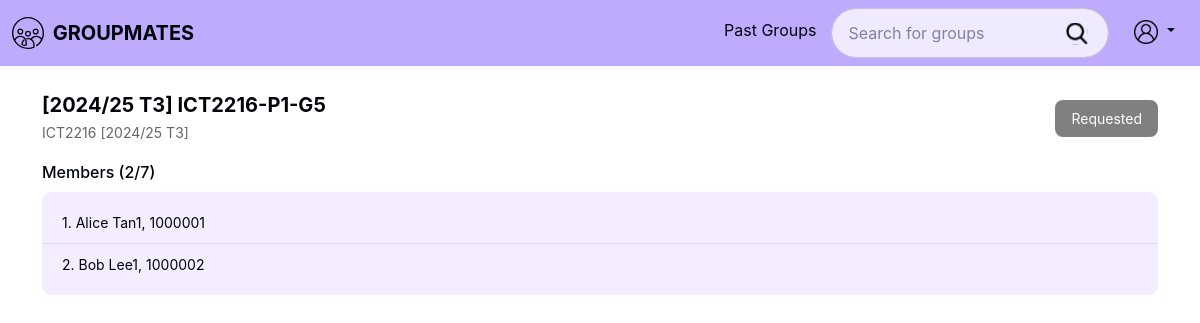
Page /group_info.php?groupId=1 (signed in) on the earlier database version.
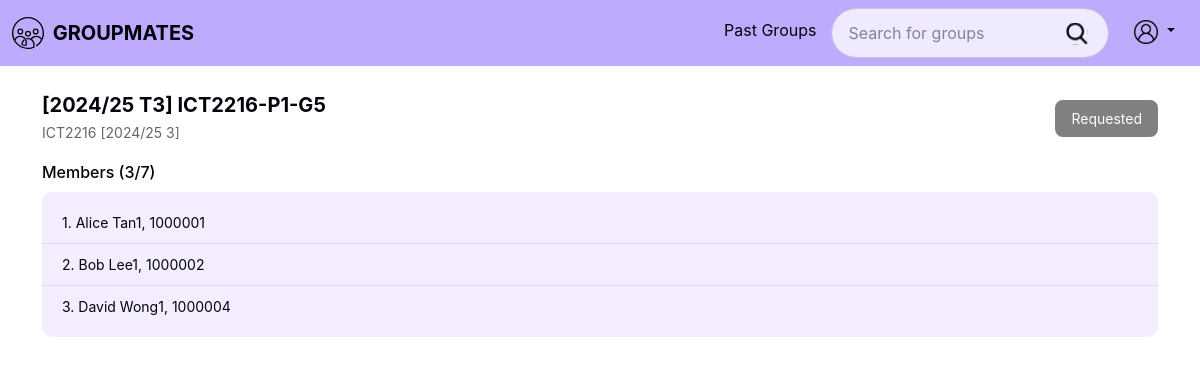
Same page on the later database version.
### tables this page shows
CREATE TABLE `groups` (
  groupId INT AUTO_INCREMENT PRIMARY KEY,
  groupName VARCHAR(255) NOT NULL,
  acadYear VARCHAR(20) NOT NULL,
  trimester VARCHAR(10) NOT NULL,
  moduleCode VARCHAR(20) NOT NULL,
  labGroupCode VARCHAR (10) NULL,
  groupNumber INT NOT NULL,
  noOfMembers INT NOT NULL DEFAULT 0,
  maxGroupSize INT NOT NULL,
  groupStatus ENUM('active', 'inactive', 'closed') NOT NULL, 
  FOREIGN KEY (moduleCode) REFERENCES modules (moduleCode) ON DELETE RESTRICT,
  FOREIGN KEY (labGroupCode, moduleCode) REFERENCES labGroups (labGroupCode, moduleCode) ON DELETE RESTRICT
);

CREATE TABLE groupMembers (
  groupMembersId INT AUTO_INCREMENT PRIMARY KEY,
  groupId INT NOT NULL,
  studentId INT NOT NULL,
  role ENUM('admin', 'member') NOT NULL,
  FOREIGN KEY (groupId) REFERENCES `groups`(groupId) ON DELETE CASCADE,
  FOREIGN KEY (studentId) REFERENCES students(studentId) ON DELETE CASCADE
);

CREATE TABLE students (
  studentId INT PRIMARY KEY CHECK (studentId BETWEEN 1000000 AND 9999999),
  name VARCHAR(255) NOT NULL,
  email VARCHAR(255) NOT NULL UNIQUE,
  password VARCHAR(255) NOT NULL
);

### src/Mapper/GroupMapper.php (called while the page is built, shortened)
<?php
class GroupMapper implements GroupRepository
{
    private PDO $dbConnection;
    public function __construct(PDO $dbConnection)
    {
        $this->dbConnection = $dbConnection;
    }
    private function mapRowToGroup(array $row): Group
    {
        $group = new Group(
            $row['acadYear'],
            $row['trimester'],
            $row['moduleCode'],
            $row['labGroupCode'],
            (int) $row['groupNumber'],
            (int) $row['maxGroupSize'],
            $row['groupStatus'],
            (int) $row['noOfMembers']
        );
        $group->assignGroupId((int) $row['groupId']);
        $group->assignGroupName($row['groupName']);
        return $group;
    }
    public function getGroup(int $groupId): ?Group
    {
        $stmt = $this->dbConnection->prepare("
            SELECT *
            FROM `groups`
            WHERE groupId = :groupId
        ");
        $stmt->bindParam(':groupId', $groupId);
        $stmt->execute();
        $result = $stmt->fetch(PDO::FETCH_ASSOC);
        if ($result) {
            $group = $this->mapRowToGroup($result);
            return $group;
        }
        return null;
    }
}
?>

### src/Mapper/GroupJoinRequestsMapper.php (called while the page is built, shortened)
<?php
class groupJoinRequestsMapper implements GroupJoinRequestsRepository {
    private PDO $dbConnection;
    public function __construct(PDO $dbConnection) {
        $this->dbConnection = $dbConnection;
    }
    public function requestExists(int $studentId, int $groupId): bool
    {
        $stmt = $this->dbConnection->prepare("
            SELECT COUNT(*) FROM groupjoinrequests
            WHERE groupId = :groupId AND requesterId = :studentId
        ");
        $stmt->execute([
            ':groupId' => $groupId,
            ':studentId' => $studentId
        ]);
        return $stmt->fetchColumn() > 0;
    }
}
?>

### src/Entity/Group.php (called while the page is built, shortened)
<?php
class Group
{
    private string $groupName;
    private string $acadYear;
    private string $trimester;
    private string $moduleCode;
    private int $maxMembers;
    public function getGroupName(): string
    {
        return $this->groupName;
    }
    public function getAcadYear(): string
    {
        return $this->acadYear;
    }
    public function getTrimester(): string
    {
        return $this->trimester;
    }
    public function getModuleCode(): string
    {
        return $this->moduleCode;
    }
    public function getMaxMembers(): int
    {
        return $this->maxMembers;
    }
    private function setGroupName(string $groupName): void
    {
        $this->groupName = $groupName;
    }
    private function setAcadYear(string $acadYear): void
    {
        $this->acadYear = $acadYear;
    }
    private function setTrimester(string $trimester): void
    {
        $this->trimester = $trimester;
    }
    private function setModuleCode(string $moduleCode): void
    {
        $this->moduleCode = $moduleCode;
    }
    private function setMaxMembers(int $maxMembers): void
    {
        $this->maxMembers = $maxMembers;
    }
}
?>

### src/Mapper/GroupMembershipMapper.php (called while the page is built, shortened)
<?php
class GroupMembershipMapper implements GroupMembershipRepository
{
    private PDO $db;
    public function __construct(PDO $db)
    {
        $this->db = $db;
    }
    public function getMembers(int $groupId): array
    {
        $stmt = $this->db->prepare("
            SELECT gm.*, s.name
            FROM groupMembers gm
            JOIN students s ON gm.studentId = s.studentId
            WHERE gm.groupId = :groupId
            ORDER BY gm.role ASC, gm.studentId ASC
        ");
        $stmt->execute([':groupId' => $groupId]);
        $groupMembers = [];
        while ($row = $stmt->fetch(PDO::FETCH_ASSOC)) {
            $membership = new GroupMembership(
                (int) $row['groupId'],
                (int) $row['studentId'],
                $row['role']
            );
            if (isset($row['name'])) {
                $membership->assignStudentName($row['name']);
            }
            $groupMembers[] = $membership;
        }
        return $groupMembers;
    }
}
?>

### src/Entity/GroupMembership.php (called while the page is built, shortened)
<?php
class GroupMembership
{
    private int $studentId;
    private ?string $studentName = null;
    public function getStudentId(): int
    {
        return $this->studentId;
    }
    public function getStudentName(): ?string
    {
        return $this->studentName;
    }
    private function setStudentId(int $studentId): void
    {
        $this->studentId = $studentId;
    }
    private function setStudentName(?string $studentName): void
    {
        $this->studentName = $studentName;
    }
}
?>

### public/group_info.php (the view, shortened to what the changed rows need)
<?php
require_once __DIR__ . '/../src/bootstrap.php';
$studentId = $_SESSION['user']['id'] ?? null;
$groupId = isset($_GET['groupId']) ? (int)$_GET['groupId'] : null;
$requestMapper = new GroupJoinRequestsMapper($pdo);
$hasRequested = $requestMapper->requestExists($studentId, $groupId);
$groupMapper = new GroupMapper($pdo);
$memberMapper = new GroupMembershipMapper($pdo);
$group = $groupMapper->getGroup($groupId);
$members = $memberMapper->getMembers($groupId);
?>
<div class="container">
    <div class="group-header">
        <div class="group-title">
            <h2><?= htmlspecialchars($group->getGroupName()) ?></h2>
            <p><?= htmlspecialchars($group->getModuleCode()) ?> [<?= htmlspecialchars($group->getAcadYear()) ?> <?= htmlspecialchars($group->getTrimester()) ?>]</p>
        </div>
    </div>
    <div class="members-section">
        <h3>Members (<?= count($members) ?>/<?= $group->getMaxMembers() ?>)</h3>
        <ul class="members-list">
            <?php foreach ($members as $index => $member): ?>
                <li><span><?= ($index + 1) ?>. <?= htmlspecialchars($member->getStudentName()) ?>, <?= htmlspecialchars($member->getStudentId()) ?></span></li>
            <?php endforeach; ?>
        </ul>
    </div>
</div>
<?php
include '_layout.php';
?>

Differences in the rows shown:
changed groups "ICT2216": trimester "T3" → "3"
now on this page (row edited): groupmembers: studentId.name "David Wong1", studentId "1000004"
Other differences:
count($members): "2" → "3"
